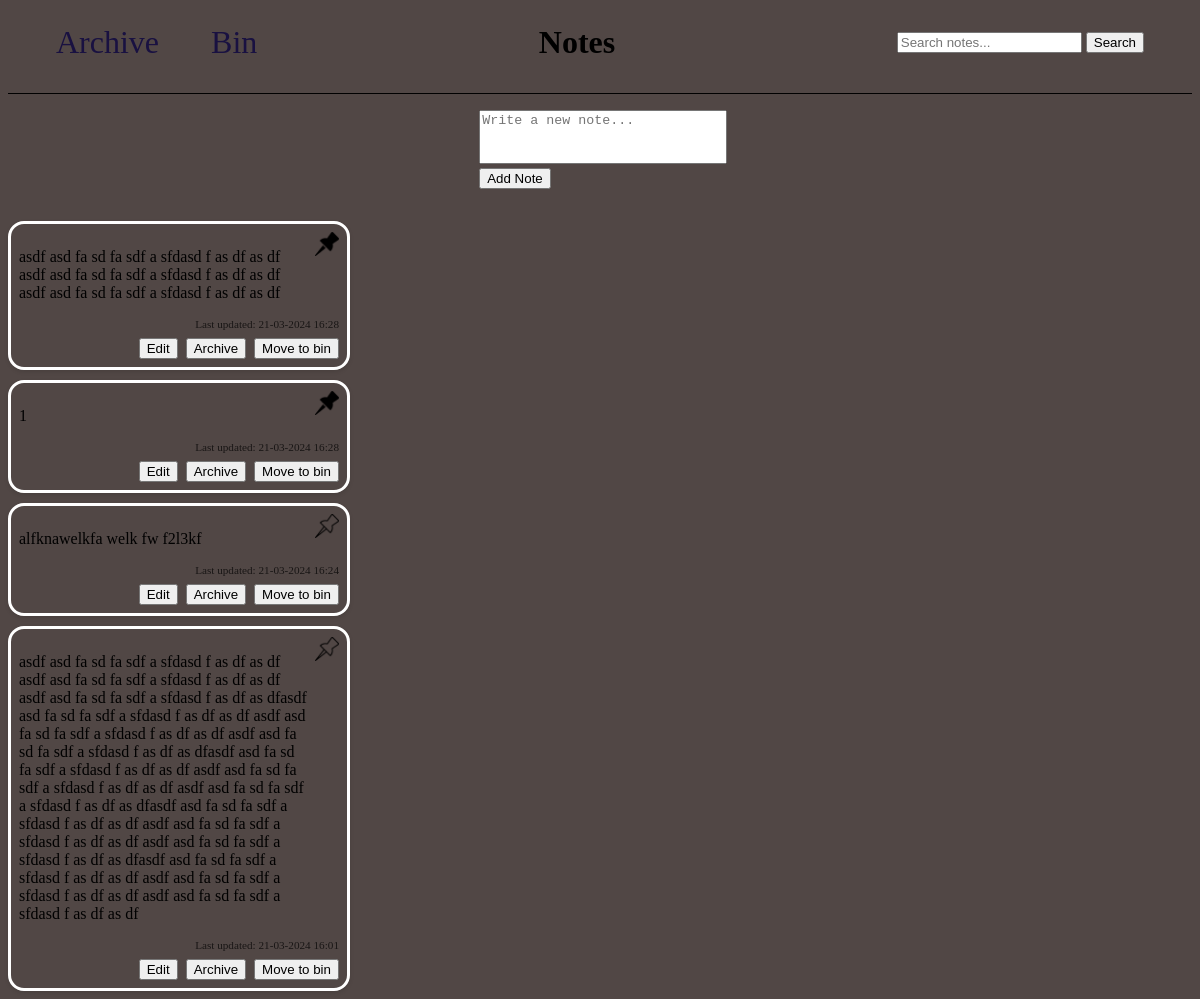
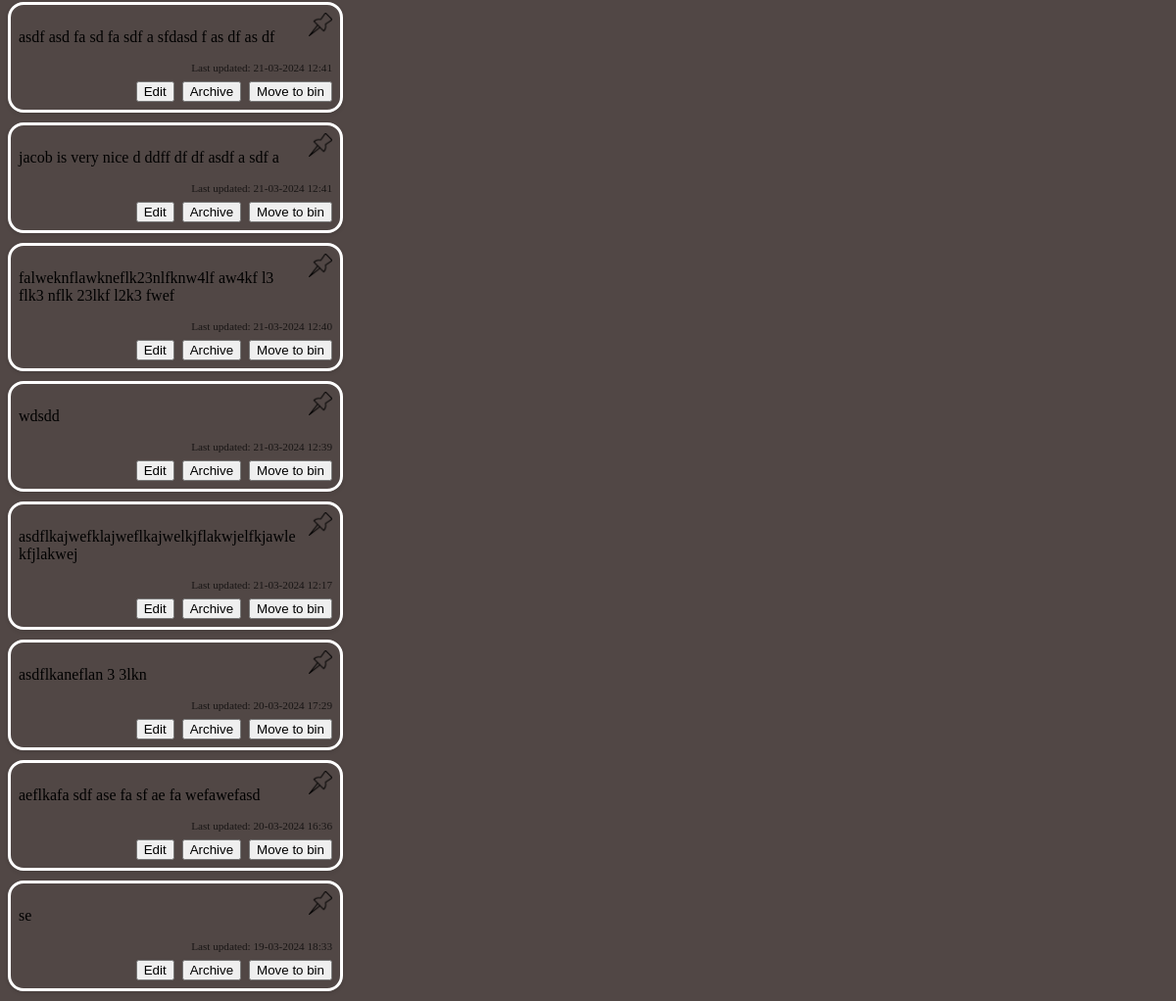
The page / on the database its author committed (2 pictures, top to bottom).
### app.py (models this page shows)
class Note(db.Model): #db.model is a class that you inherit from for all models for flask sqlachemy
    id = db.Column(db.Integer, primary_key=True) #first column using id(int) as a key
    content = db.Column(db.String(200), nullable=False) #second column sets max input as 200chars and cant be empty
    archived = db.Column(db.Boolean, default=False, nullable=False)
    binned = db.Column(db.Boolean, default=False, nullable=False)
    date = db.Column(db.DateTime, default =datetime.utcnow)
    pinned = db.Column(db.Boolean,default = False)

### app.py (the view, shortened to what this page needs)
@app.route('/', methods=['GET', 'POST']) # root accepts these methods to get info from server and post data
def index():
    ordered_notes = Note.query.filter_by(archived=False, binned=False).order_by(Note.pinned.desc(), Note.date.desc()).all()
    search_results = {'main': [], 'archive': [], 'bin': []}
    query = request.args.get('query', '')
    return render_template('index.html', notes=ordered_notes, search_results=search_results, query=query)

### templates/index.html (shortened to what this page needs)
<!DOCTYPE html>
<html lang="en">
<head>
    {% from "other_macros.html" import head_elements %}
    {{ head_elements() }}
</head>
<body>
    {% from "button_macros.html" import cancel_search %}
    {% from "other_macros.html" import new_note %}
    {% from "meta_macros.html" import render_notes, links_bar,search %}
    <div class="header_bar">
        {{ links_bar('main')}}
        <h1 class = "title" >Notes</h1>
        {{ search('index', query)}}
    </div>
    <main class="main_app">
        <div class = "notes_list">
            {% if query %}
                {% if search_results.main or search_results.archive or search_results.bin %}
                    <h2 class = "search_results">Search Results for: "{{ query }}"</h2>
                    {% if search_results.main %}
                        <h3>Main</h3>
                        {{ render_notes(search_results.main, 'main') }}
                    {% endif %}
                    {% if search_results.archive %}
                        <h3>Archive</h3>
                        {{ render_notes(search_results.archive,'archive') }}
                    {% endif %}
                    {% if search_results.bin %}
                        <h3>Bin</h3>
                        {{ render_notes(search_results.bin,'bin') }}
                    {% endif %}
                {% else %}
                    <p class = "no_results">No results found for "{{ query }}" :&#40;</p>
                {% endif %}
            {% else %}
                {{ new_note() }}
                {{ render_notes(notes,'main') }}
            {% endif %}
        </div>
    </main>
</body>
</html>

### templates/other_macros.html (shortened to what this page needs)
{% macro archive_link() %}
    <a href="{{ url_for('archive') }}" id = 'archive-link' class ="links">Archive</a>
{% endmacro %}
{% macro bin_link() %}
    <a href="{{ url_for('bin') }}" id = 'bin-link' class ="links" >Bin</a>
{% endmacro %}
{% macro new_note() %}
    <div class = "new_note">
        <form action="/" id = "note_form" method="POST">
            <textarea id="expandingTextarea" rows="3" name="note" placeholder="Write a new note..." oninput="resizeTextarea()" maxlength = "1000"></textarea>
            <button type="submit">Add Note</button>
        </form>
    </div>
{% endmacro %}
{% macro head_elements() %}
    <link rel="stylesheet" href="{{ url_for('static', filename = 'layout_styling.css') }}">
    <link rel="stylesheet" href="{{ url_for('static', filename = 'notes_styling.css') }}">
{% endmacro %}
{% macro search_box(url, query) %}
    <form action="{{ url_for(url) }}" method="GET" class = "search_bit">
        <input type="text" name="query" placeholder="Search notes..." value="{{ query }}" maxlength = "1000">
        <button type="submit" class = "search_button">Search</button>
    </form>
{% endmacro %}

### templates/button_macros.html (shortened to what this page needs)
{% macro toggle_bin_button(note) %}
    <form action="{{ url_for('toggle_bin', note_id=note.id) }}" method="POST" >
        <button type="submit">{{ 'Remove from bin' if note.binned else 'Move to bin' }}</button>
    </form>
{% endmacro %}
{% macro toggle_archived_button(note) %}
    <form action="{{ url_for('toggle_archived', note_id=note.id) }}" method="POST" >
        <button type="submit">{{ 'Unarchive' if note.archived else 'Archive' }}</button>
    </form>
{% endmacro %}
{% macro toggle_pin_button(note, button_class="toggle_pin_button") %}
    <form action="{{ url_for('toggle_pin', note_id=note.id) }}" method="POST">
        <button type="submit" class="{{ button_class }} {{ 'pinned' if note.pinned else 'unpinned' }}"
                style="background: none; border: none; padding: 0; cursor: pointer;">
            <img src="{{ url_for('static', filename='images/pinned.png') if note.pinned else url_for('static', filename='images/unpinned.png') }}"
            {% if note.pinned %}
                onmouseover="this.src = 'static/images/hover_unpinned.png'"
                onmouseout = "this.src = 'static/images/pinned.png'"
            {% else %}
                onmouseover="this.src = 'static/images/pinned.png'"
                onmouseout = "this.src = 'static/images/unpinned.png'"
            {% endif %}
        </button>
    </form>
{% endmacro %}
{% macro display_datetime(note) %}
    <div>Last updated: {{ note.date.strftime('%d-%m-%Y %H:%M') }}</div>
{% endmacro %}
{% macro edit_button(note) %}
<div class="edit_note_container">
    <button class="edit-button" data-note-id="{{ note.id }}">Edit</button>
</div>
{% endmacro %}

### templates/meta_macros.html (shortened to what this page needs)
{% from "button_macros.html" import toggle_archived_button,toggle_bin_button,toggle_pin_button %}
{% from "button_macros.html" import display_datetime,display_date,edit_button,delete_button,cancel_search,search_button %}
{% from "other_macros.html" import archive_link, bin_link, index_link,search_box %}
{% macro render_notes(notes, type) %}
<div class="notes-grid masonry-container-{{ type }}">
  {% for note in notes %}
  <div class="note-container masonry-item">
    <div class="note-content">
      <p>{{ note.content }}</p>
    </div>
    {% if type == 'main' %}
        <div class="pin-button">
        {{ toggle_pin_button(note) }}
        </div>
    {% endif %}
    <div class="note-extras">
      <div class="note-date">
        {% if type == 'main' %}
        {{ display_datetime(note) }}
        {% else %}
        {{ display_date(note) }}
        {% endif %}
      </div>
      <div class="note-buttons">
        {% if type == 'main' %}
        {{ edit_button(note) }}
        {% endif %}
        {% if type != 'bin' %}
        {{ toggle_archived_button(note) }}
        {% endif %}
        {{ toggle_bin_button(note) }}
      </div>
    </div>
  </div>
  {% endfor %}
</div>
{% endmacro %}
{% macro links_bar(page) %}
    <header class = "header">
        {% if page != 'archive' %}
            {{ archive_link() }}
        {% endif %}
        {% if page != 'bin' %}
            {{ bin_link() }}
        {% endif %}
    </header>
{% endmacro %}
{% macro search(url, query) %}
    <div class = "search_box">
        {{ search_box(url, query)}}
    </div>
{% endmacro %}

### static/layout_styling.css (style rules this page uses)
body { background-color:rgba(42, 30, 28, 0.817); }
.header_bar { display:flex; align-items: center; justify-content: space-between; border-bottom: 0.1rem solid black; padding: 1rem 0 2rem 0; margin-bottom: 1rem; }
.links { font-size:2rem; margin-left: 3rem; color:rgb(25, 17, 65); text-decoration: none; }
.search_box { margin-right:3rem; }
.title { font-size:2rem; margin:0; }
.new_note { display:flex; align-items: center; justify-content: center; margin-bottom:2rem; }
#expandingTextarea { resize: none; overflow: hidden; width: 100%; min-height: 3rem; max-height: 9rem; }
.search_box { display:flex; flex-direction: column; }

### static/notes_styling.css (style rules this page uses)
.notes-grid { margin: 0 auto; }
.note-container { border: 0.2rem solid white; padding: 0.5rem; display: flex; flex-direction: column; min-width: 13rem; max-width:20rem; width: calc(33.33% - 10px); position: relative; height: auto; border-radius: 1rem; box-shadow: 0 2px 4px rgba(0, 0, 0, 0.1); margin-bottom: 10px; }
.note-content { margin-right: 2rem; word-wrap: break-word; flex-grow: 1; }
.note-extras { display: flex; flex-direction: column; align-items: flex-end; margin-top: auto; }
.note-date { font-size: 0.7rem; color: rgb(0, 0, 0, 0.7); margin-bottom: 0.5rem; white-space: nowrap; overflow: hidden; text-overflow: ellipsis; max-width: 100%; }
.note-buttons { display: flex; justify-content: flex-end; }
.note-buttons button { margin-left: 0.5rem; }
.pin-button { position: absolute; top: 0.5rem; right: 0.5rem; }
.pin-button img { width: 1.5rem; height: auto; }
button { cursor: pointer; }

### rows shown on the page
Note: content "asdf asd fa sd fa sdf a sfdasd f as df as df asdf asd fa sd fa sdf a sfdasd f as df as df asdf asd fa sd fa sdf a sfdasd f as df as df", date "21-03-2024 16:28", archived "Archive", binned "Move to bin"
Note: content "1", date "21-03-2024 16:28", archived "Archive", binned "Move to bin"
Note: content "alfknawelkfa welk fw f2l3kf", date "21-03-2024 16:24", archived "Archive", binned "Move to bin"
Note: content "asdf asd fa sd fa sdf a sfdasd f as df as df asdf asd fa sd fa sdf a sfdasd f as df as df asdf asd fa sd fa sdf a sfdasd f as df as dfasdf asd fa sd fa sdf a sfdasd f as df as df asdf asd fa sd fa sdf a sfdasd f as df as df asdf asd fa sd fa sdf a sfdasd f as df as dfasdf asd fa sd fa sdf a sfdasd f as df as df asdf asd fa sd fa sdf a sfdasd f as df as df asdf asd fa sd fa sdf a sfdasd f as df as dfasdf asd fa sd fa sdf a sfdasd f as df as df asdf asd fa sd fa sdf a sfdasd f as df as df asdf asd fa sd fa sdf a sfdasd f as df as dfasdf asd fa sd fa sdf a sfdasd f as df as df asdf asd fa sd fa sdf a sfdasd f as df as df asdf asd fa sd fa sdf a sfdasd f as df as df", date "21-03-2024 16:01", archived "Archive", binned "Move to bin"
Note: content "asdf asd fa sd fa sdf a sfdasd f as df as df", date "21-03-2024 12:41", archived "Archive", binned "Move to bin"
Note: content "jacob is very nice d ddff df df asdf a sdf a", date "21-03-2024 12:41", archived "Archive", binned "Move to bin"
Note: content "falweknflawkneflk23nlfknw4lf aw4kf l3 flk3 nflk 23lkf l2k3 fwef", date "21-03-2024 12:40", archived "Archive", binned "Move to bin"
Note: content "wdsdd", date "21-03-2024 12:39", archived "Archive", binned "Move to bin"
Note: content "asdflkajwefklajweflkajwelkjflakwjelfkjawlekfjlakwej", date "21-03-2024 12:17", archived "Archive", binned "Move to bin"
Note: content "asdflkaneflan 3 3lkn", date "20-03-2024 17:29", archived "Archive", binned "Move to bin"
Note: content "aeflkafa sdf ase fa sf ae fa wefawefasd", date "20-03-2024 16:36", archived "Archive", binned "Move to bin"
Note: content "se", date "19-03-2024 18:33", archived "Archive", binned "Move to bin"
